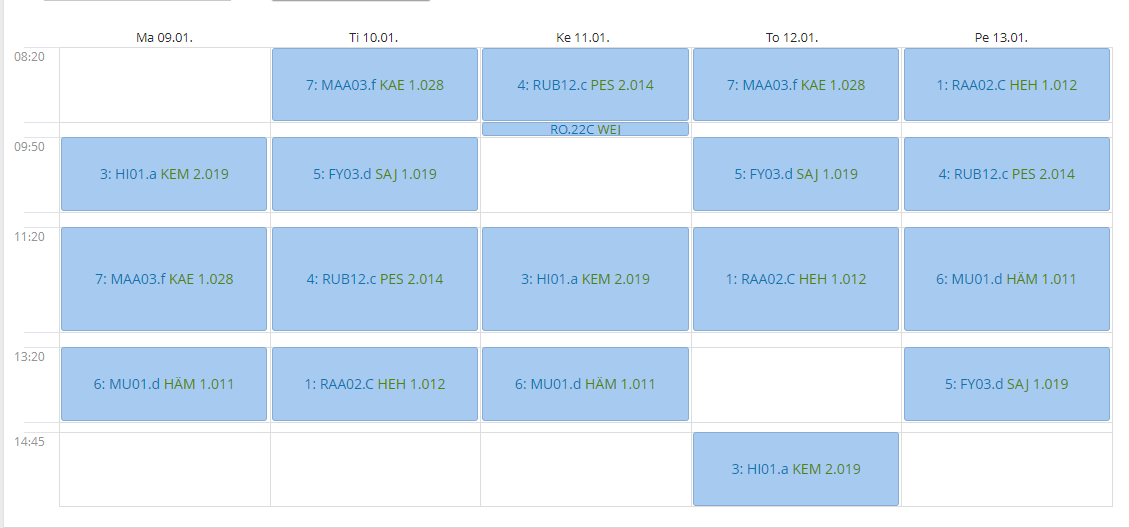
#> input picture 1.png, 1129 x 528 px, found by its file name
$ python backend.py ../1.png ../1.png
#> lines starting #> are read from the running program, lines starting #| are printed output that depends on the picture; after the words box and inside, x2 and y2 are one past the last pixel; in counts of white or black regions, pixels touching at a corner belong together
from sys import argv
from PIL import Image


background_color = (166, 202, 240, 255)


def output_result():
    file = open('output.txt', 'w')


def parse(id, ext):
#> called with id = '../1.png', ext = '../1.png'
    try:
        image = Image.open(id + '.' + ext)
#> image is the input picture: PIL image 1129x528 RGBA; mean R, G, B, A 206.4, 225.3, 244.3, 255
        print(image.mode)
#| RGBA
        # if image.mode != 'rgb':
        #     image = image.convert('rgb')

        cropped = crop_image(image)
        cropped.show()
        result = parse_image(cropped)

        return result
    except IOError:
        pass


def crop_image(image):
    width = image.width
#> width = 1129
    height = image.height
#> height = 528

    left = -1
    right = 0
    top = -1
    bottom = 0

    columns = [0]*width
#> columns = 1129 values from 0 to 0
    rows = [0]*height
#> rows = 528 values from 0 to 0

    image2 = Image.new(mode="RGB", size=(image.width, image.height))
#> image2: PIL image 1129x528 RGB; every value is 0

    for x in range(width):
        for y in range(height):
            pixel = image.getpixel((x, y))
            # print(pixel)
            if (pixel == background_color):
                columns[x] += 1
                rows[y] += 1
                image2.putpixel((x,y), (255,255,255))
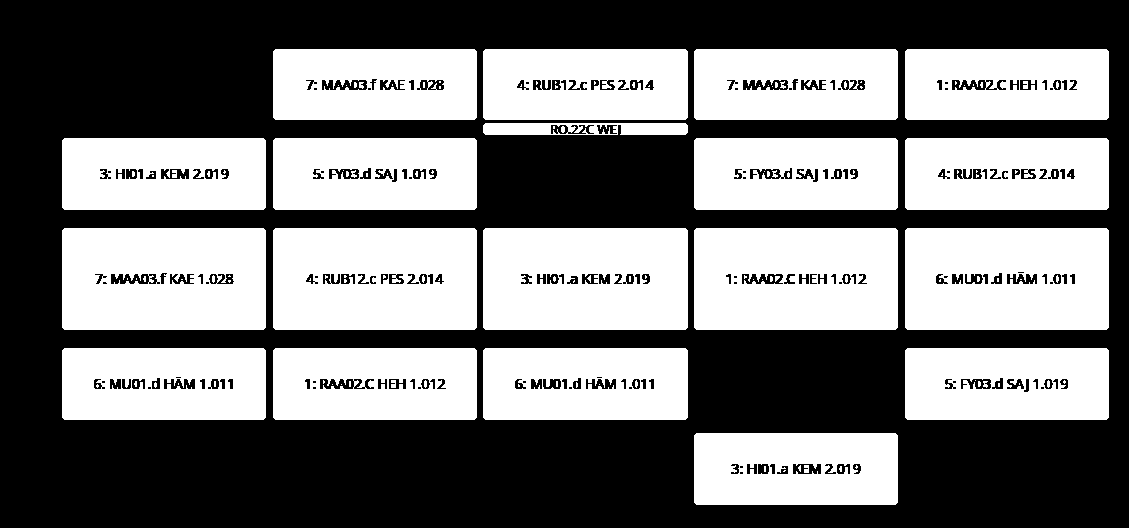
#> image2: PIL image 1129x528 RGB; 47.6% white; 136 white regions (102 under 20 px), largest, box (x1, y1, x2, y2) and area: (483, 228, 688, 330) 20164, (273, 228, 477, 330) 20092, (694, 228, 898, 330) 20068
#> after the loop, columns = 1129 values, max 317 at index 275, min 0 at index 0, mean 251.5; rows = 528 values, max 1021 at index 230, min 0 at index 0, mean 537.7

    for x in range(width):
        if (columns[x] <= 10):
            continue
        right = x
        if left < 0:
            left = x
#> after the loop, left = 62

    for y in range(height):
        if (columns[y] <= 10):
            continue
        bottom = y
        if top < 0:
            top = y
#> after the loop, top = 62

    image2.show()
    return image.crop((left, top, right, bottom))
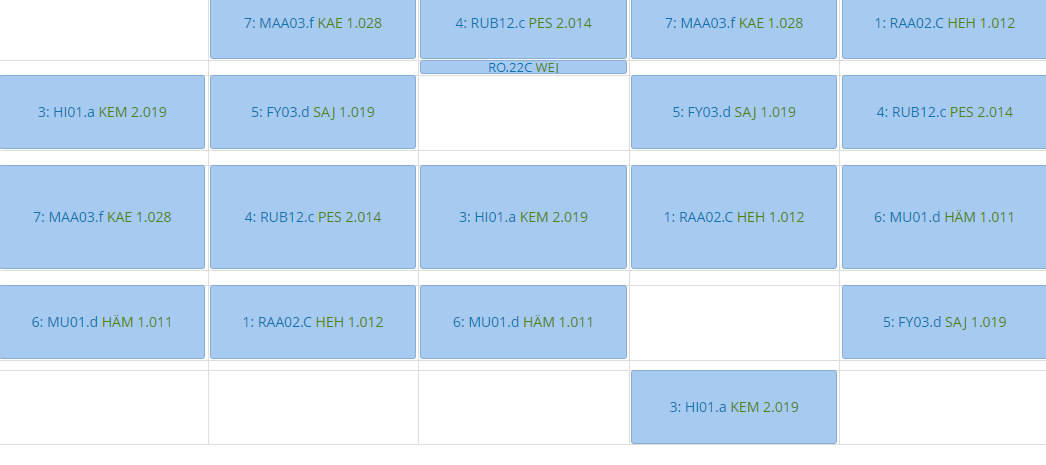
#> returned value: PIL image 1046x465 RGBA; mean R, G, B, A 198.5, 220.7, 243.1, 255

def parse_image(image):

    foo = 1


def image_to_text(image):

    foo = 1


def main():

    if len(argv) <= 2:
        output_result('missing arguments')
        return

    id = argv[1]
    extension = argv[2]

    result = parse(id, extension)
    if result == None:
        return


if (__name__ == '__main__'):
    main()
